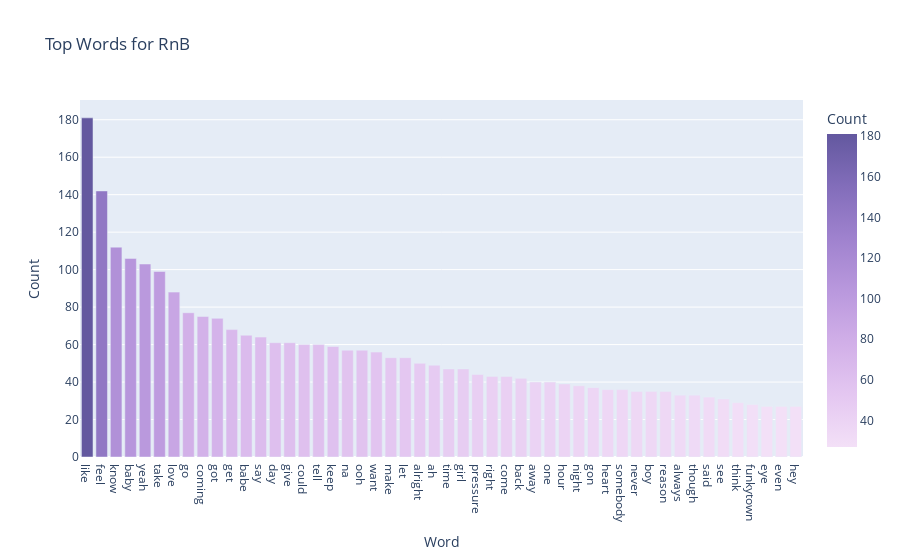

Write notebook code for a chart like this one.
### Code cell
# Plot most common tokens
lyrics_top50_plot = px.bar(
    lyrics_top50_df,
    y = 'Count',
    color = "Count",
    color_continuous_scale='purp',
    title ='Top Words for RnB'
)
lyrics_top50_plot

### Figure 1 — Plotly figure (JSON) as saved in the notebook; plotly's stock layout.template omitted (floating-point values rounded to 4 significant figures)
{"data": [{"alignmentgroup": "True", "hovertemplate": "Word=%{x}<br>Count=%{marker.color}<extra></extra>", "legendgroup": "", "marker": {"color": [181, 142, 112, 106, 103, 99, 88, 77, 75, 74, 68, 65, 64, 61, 61, 60, 60, 59, 57, 57, 56, 53, 53, 50, 49, 47, 47, 44, 43, 43, 42, 40, 40, 39, 38, 37, 36, 36, 35, 35, 35, 33, 33, 32, 31, 29, 28, 27, 27, 27], "coloraxis": "coloraxis", "pattern": {"shape": ""}}, "name": "", "offsetgroup": "", "orientation": "v", "showlegend": false, "textposition": "auto", "type": "bar", "x": ["like", "feel", "know", "baby", "yeah", "take", "love", "go", "coming", "got", "get", "babe", "say", "day", "give", "could", "tell", "keep", "na", "ooh", "want", "make", "let", "alright", "ah", "time", "girl", "pressure", "right", "come", "back", "away", "one", "hour", "night", "gon", "heart", "somebody", "never", "boy", "reason", "always", "though", "said", "see", "think", "funkytown", "eye", "even", "hey"], "xaxis": "x", "y": [181, 142, 112, 106, 103, 99, 88, 77, 75, 74, 68, 65, 64, 61, 61, 60, 60, 59, 57, 57, 56, 53, 53, 50, 49, 47, 47, 44, 43, 43, 42, 40, 40, 39, 38, 37, 36, 36, 35, 35, 35, 33, 33, 32, 31, 29, 28, 27, 27, 27], "yaxis": "y"}], "layout": {"autosize": true, "barmode": "relative", "coloraxis": {"colorbar": {"title": {"text": "Count"}}, "colorscale": [[0, "rgb(243, 224, 247)"], [0.1667, "rgb(228, 199, 241)"], [0.3333, "rgb(209, 175, 232)"], [0.5, "rgb(185, 152, 221)"], [0.6667, "rgb(159, 130, 206)"], [0.8333, "rgb(130, 109, 186)"], [1, "rgb(99, 88, 159)"]]}, "legend": {"tracegroupgap": 0}, "title": {"text": "Top Words for RnB"}, "xaxis": {"anchor": "y", "autorange": true, "domain": [0, 1], "range": [-0.5, 49.5], "title": {"text": "Word"}, "type": "category"}, "yaxis": {"anchor": "x", "autorange": true, "domain": [0, 1], "range": [0, 190.5], "title": {"text": "Count"}, "type": "linear"}}}
